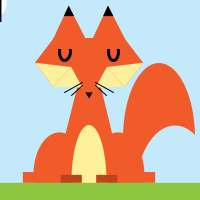
Frame 1 (no input)
Frame 60 (the mouse pressed at the canvas centre just before this capture): identical to frame 1, image omitted
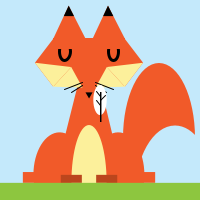
Frame 120 (the mouse held since frame 60 and released just before this capture)

The Processing sketch that drew these frames (run headless with seeded random() and noise(); from frame 60 on, the mouse is pressed at the canvas centre):

// Processing sketch: processing_17465
// ── processing_17465.pde

void setup() {
  size(200,200);
  smooth();
}

void draw() {
  frameRate(60);
  background(196,233,251);
  noStroke();
  
//body
  fill(241, 90,41);
  triangle(89.36, 38.78, 53.23, 182.9, 124, 182.9);

//tail  
  ellipse(159,138, 72, 150);
  fill(196,233,251);
  ellipse(175,196, 80, 141);
  
//face  
  fill(241, 90,41);
  rect(53, 38, 72, 47.91);
  triangle(68.68, 5.65, 53.23, 38.78, 85.6, 38.78);
  fill(0);
  triangle(68.68, 5.65, 63.77, 16.18, 74.05, 16.18);

//ears  
  fill(241, 90,41);
  triangle(108, 5.65, 92.55, 38.78, 124.92, 38.78);
  fill(0);
  triangle(108, 5.65, 103.09, 16.18, 113.37, 16.18);
  
//cheeks  
  fill(241, 90,41);
  triangle(53.23, 38.78, 34.93, 62.74, 53.23, 86.69);
  triangle(124.78, 38.78, 143.08, 62.74, 124.78, 86.69);
  fill(252,240,155);
  triangle(34.93, 62.74, 71.21, 67.04, 53.23, 86.69);
  triangle(71.21, 67.04, 53.23, 86.69, 82.5, 87.58);
  triangle(143.08, 62.74, 106.8, 67.04, 124.78, 86.69);
  triangle(95.51, 87.58, 106.8, 67.04, 124.78, 86.69);

//legs  
  fill(241, 90,41);
  ellipse(118.23, 174.83, 52.32, 85);
  ellipse(59.57, 174.83,52.32, 85);
  rect(123.98, 172.04, 31.19, 10.8);
  rect(22.85, 172.04, 31.19, 10.8);
  
//belly  
  fill(252,240,155);
  ellipse(89.01, 182.84, 35.24, 115.66); 

//feets  
  fill(187, 70, 29);
  rect(60.76, 174.83, 21.09, 8.01);
  rect(96.16, 174.83, 21.09, 8.01);

  
//nose  
  fill(0);
  triangle(85.49, 92.41, 89.06, 98.51, 92.56, 92.38);

//ground  
  fill(141, 198, 63);
  rect(0, 182.84, 200, 100);
  
//eyes  
  stroke(0);
  strokeWeight(3);
  noFill();
  ellipse(64.84, 51.14, 10.54, 18.1);
  ellipse(113.38, 51.14, 10.54, 18.1);
  noStroke();
  fill(241, 90,41);
  rect(53.23, 40.95, 71.55, 8.06);

//whiskers  
  strokeWeight(1);
  stroke(0);
  line(64.84, 92.38-mouseY/30, 82.5, 82.77);
  line(71.39, 95.44-mouseY/30, 82.5, 85);
  line(95.72, 82.77, 113.38, 92.38-mouseY/30);
  line(95.72, 85, 106.83, 95.44-mouseY/30);
  
// aw chicken feathers 
  noStroke();
  fill(255);
  ellipse(mouseX,mouseY,13.42, 30.18);
  fill(0);
  rect(mouseX,mouseY-8,1.46,30);
  stroke(0);
  strokeWeight(1);
  line(mouseX, mouseY, mouseX+5, mouseY-5); 
  line(mouseX-4, mouseY, mouseX, mouseY+5); 
  line(mouseX-4, mouseY-9, mouseX, mouseY-4); 

}

void mousePressed() {
  frameRate(3);
  noStroke();
  fill(196,233,251);
  triangle(108.06, 3.77, 100.48, 16.21, 116.24, 16.21);
  fill(187, 70, 29);
  triangle(103.09, 15.95, 108.43, 26.48, 113.38, 15.95);
}               
